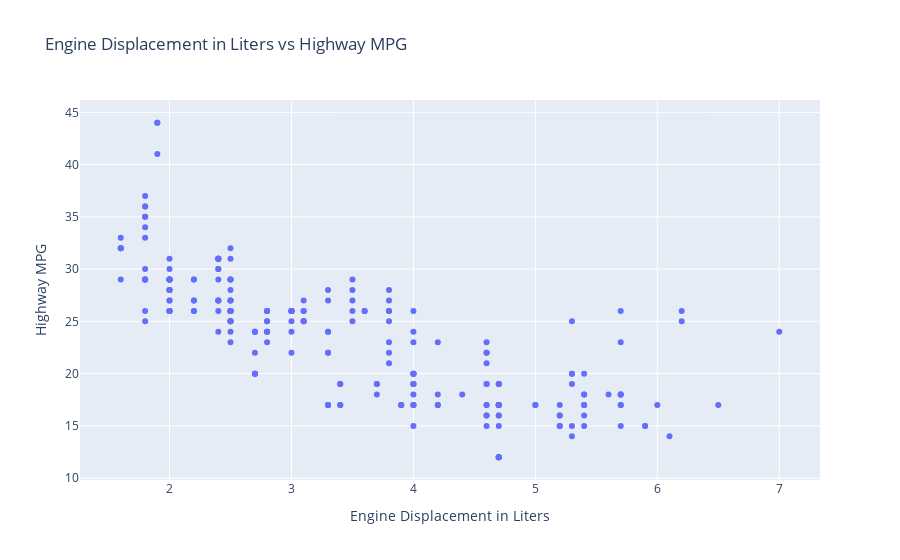

The code cell stored with this chart in its notebook:
### Code cell
fig = px.scatter(
    mpg,
    x='displ',
    y='hwy',
    title='Engine Displacement in Liters vs Highway MPG',
    labels={
        'displ': 'Engine Displacement in Liters',
        'hwy': 'Highway MPG'
    }
)

fig.show()

### Figure 1 — Plotly figure (JSON) as saved in the notebook; plotly's stock layout.template omitted (floating-point values rounded to 4 significant figures; data arrays with more than 128 entries replaced by an {"elided": "..."} marker saying what was removed)
{"data": [{"hovertemplate": "Engine Displacement in Liters=%{x}<br>Highway MPG=%{y}<extra></extra>", "legendgroup": "", "marker": {"color": "#636efa", "symbol": "circle"}, "mode": "markers", "name": "", "orientation": "v", "showlegend": false, "type": "scatter", "x": {"elided": "234 float values"}, "xaxis": "x", "y": {"elided": "234 int values"}, "yaxis": "y"}], "layout": {"legend": {"tracegroupgap": 0}, "title": {"text": "Engine Displacement in Liters vs Highway MPG"}, "xaxis": {"anchor": "y", "domain": [0, 1], "title": {"text": "Engine Displacement in Liters"}}, "yaxis": {"anchor": "x", "domain": [0, 1], "title": {"text": "Highway MPG"}}}}
